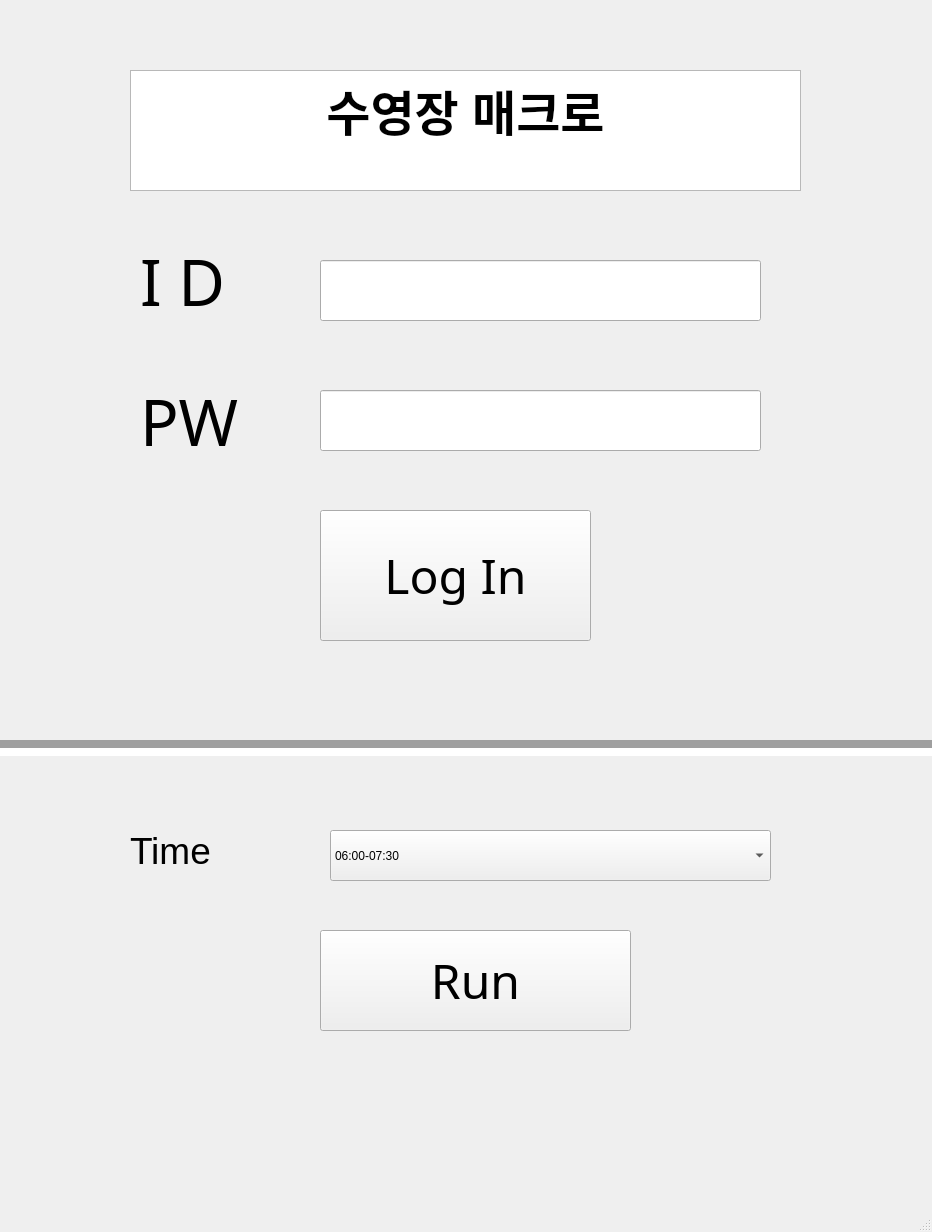
<?xml version="1.0" encoding="UTF-8"?>
<ui version="4.0">
 <class>MainWindow</class>
 <widget class="QMainWindow" name="MainWindow">
  <property name="geometry">
   <rect>
    <x>0</x>
    <y>0</y>
    <width>932</width>
    <height>1232</height>
   </rect>
  </property>
  <property name="windowTitle">
   <string>MainWindow</string>
  </property>
  <widget class="QWidget" name="centralwidget">
   <widget class="QTextBrowser" name="Title">
    <property name="geometry">
     <rect>
      <x>130</x>
      <y>70</y>
      <width>671</width>
      <height>121</height>
     </rect>
    </property>
    <property name="html">
     <string>&lt;!DOCTYPE HTML PUBLIC &quot;-//W3C//DTD HTML 4.0//EN&quot; &quot;http://www.w3.org/TR/REC-html40/strict.dtd&quot;&gt;
&lt;html&gt;&lt;head&gt;&lt;meta name=&quot;qrichtext&quot; content=&quot;1&quot; /&gt;&lt;style type=&quot;text/css&quot;&gt;
p, li { white-space: pre-wrap; }
&lt;/style&gt;&lt;/head&gt;&lt;body style=&quot; font-family:'Gulim'; font-size:9pt; font-weight:400; font-style:normal;&quot;&gt;
&lt;p align=&quot;center&quot; style=&quot; margin-top:0px; margin-bottom:0px; margin-left:0px; margin-right:0px; -qt-block-indent:0; text-indent:0px;&quot;&gt;&lt;span style=&quot; font-size:36pt; font-weight:600;&quot;&gt;수영장 매크로&lt;/span&gt;&lt;/p&gt;&lt;/body&gt;&lt;/html&gt;</string>
    </property>
   </widget>
   <widget class="QLineEdit" name="input_id">
    <property name="geometry">
     <rect>
      <x>320</x>
      <y>260</y>
      <width>441</width>
      <height>61</height>
     </rect>
    </property>
    <property name="font">
     <font>
      <family>Agency FB</family>
      <pointsize>18</pointsize>
     </font>
    </property>
    <property name="text">
     <string/>
    </property>
   </widget>
   <widget class="QLabel" name="label_ID">
    <property name="geometry">
     <rect>
      <x>140</x>
      <y>210</y>
      <width>171</width>
      <height>141</height>
     </rect>
    </property>
    <property name="font">
     <font>
      <family>Agency FB</family>
      <pointsize>48</pointsize>
      <weight>50</weight>
      <bold>false</bold>
     </font>
    </property>
    <property name="text">
     <string>I D</string>
    </property>
   </widget>
   <widget class="QLabel" name="label_pw">
    <property name="geometry">
     <rect>
      <x>140</x>
      <y>350</y>
      <width>171</width>
      <height>141</height>
     </rect>
    </property>
    <property name="font">
     <font>
      <family>Agency FB</family>
      <pointsize>48</pointsize>
      <weight>50</weight>
      <bold>false</bold>
     </font>
    </property>
    <property name="text">
     <string>PW</string>
    </property>
   </widget>
   <widget class="QLineEdit" name="input_pw">
    <property name="geometry">
     <rect>
      <x>320</x>
      <y>390</y>
      <width>441</width>
      <height>61</height>
     </rect>
    </property>
    <property name="font">
     <font>
      <family>Agency FB</family>
      <pointsize>18</pointsize>
     </font>
    </property>
    <property name="text">
     <string/>
    </property>
   </widget>
   <widget class="QPushButton" name="btn_login">
    <property name="geometry">
     <rect>
      <x>320</x>
      <y>510</y>
      <width>271</width>
      <height>131</height>
     </rect>
    </property>
    <property name="font">
     <font>
      <family>Gill Sans MT Condensed</family>
      <pointsize>36</pointsize>
     </font>
    </property>
    <property name="text">
     <string>Log In</string>
    </property>
   </widget>
   <widget class="Line" name="line">
    <property name="geometry">
     <rect>
      <x>-10</x>
      <y>740</y>
      <width>961</width>
      <height>16</height>
     </rect>
    </property>
    <property name="lineWidth">
     <number>9</number>
    </property>
    <property name="orientation">
     <enum>Qt::Horizontal</enum>
    </property>
   </widget>
   <widget class="QLabel" name="label_time">
    <property name="geometry">
     <rect>
      <x>130</x>
      <y>780</y>
      <width>171</width>
      <height>141</height>
     </rect>
    </property>
    <property name="font">
     <font>
      <family>Arial</family>
      <pointsize>28</pointsize>
      <weight>50</weight>
      <bold>false</bold>
     </font>
    </property>
    <property name="text">
     <string>Time</string>
    </property>
   </widget>
   <widget class="QComboBox" name="comboBox">
    <property name="geometry">
     <rect>
      <x>330</x>
      <y>830</y>
      <width>441</width>
      <height>51</height>
     </rect>
    </property>
    <item>
     <property name="text">
      <string>06:00-07:30</string>
     </property>
    </item>
    <item>
     <property name="text">
      <string>08:00-09:30</string>
     </property>
    </item>
    <item>
     <property name="text">
      <string>10:00-11:30</string>
     </property>
    </item>
    <item>
     <property name="text">
      <string>12:00-13:30</string>
     </property>
    </item>
    <item>
     <property name="text">
      <string>14:00-15:30</string>
     </property>
    </item>
    <item>
     <property name="text">
      <string>16:00-17:30</string>
     </property>
    </item>
    <item>
     <property name="text">
      <string>18:00-19:30</string>
     </property>
    </item>
   </widget>
   <widget class="QPushButton" name="btn_apply">
    <property name="geometry">
     <rect>
      <x>320</x>
      <y>930</y>
      <width>311</width>
      <height>101</height>
     </rect>
    </property>
    <property name="font">
     <font>
      <family>Haettenschweiler</family>
      <pointsize>36</pointsize>
     </font>
    </property>
    <property name="text">
     <string>Run</string>
    </property>
   </widget>
  </widget>
  <widget class="QMenuBar" name="menubar">
   <property name="geometry">
    <rect>
     <x>0</x>
     <y>0</y>
     <width>932</width>
     <height>38</height>
    </rect>
   </property>
  </widget>
  <widget class="QStatusBar" name="statusbar"/>
 </widget>
 <resources/>
 <connections/>
</ui>
